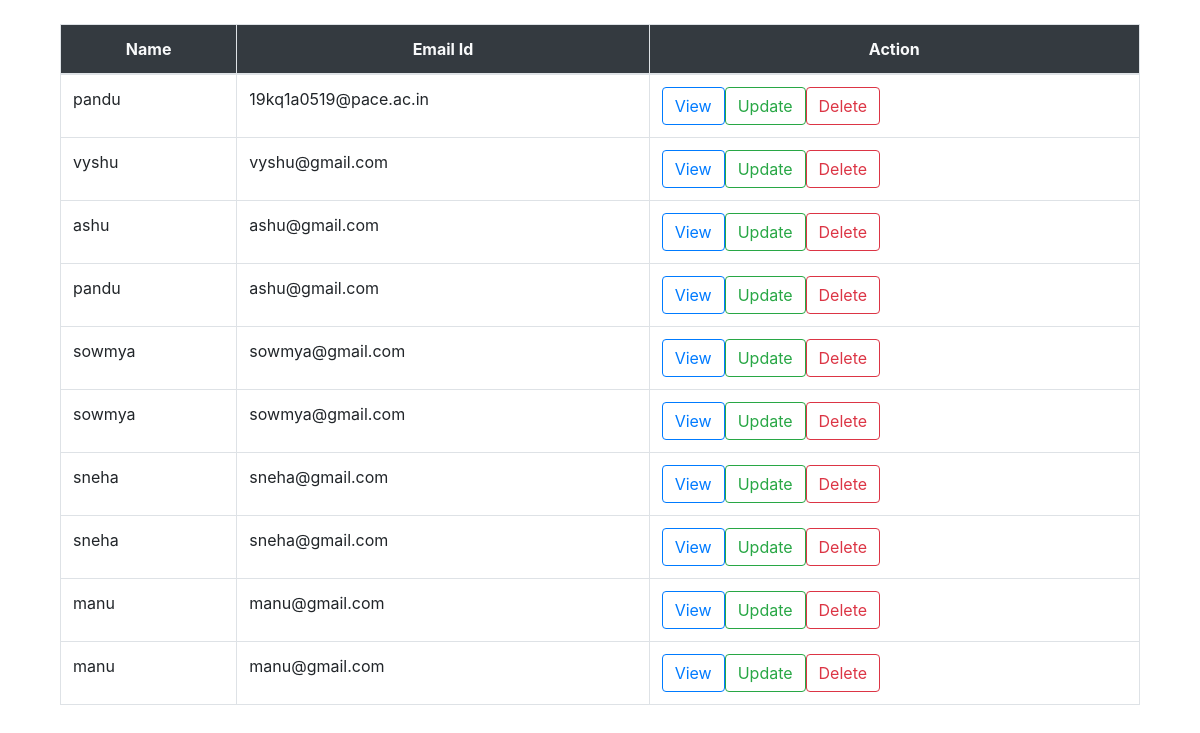
Screenshot of /display1/ with the database file from the repository.
### FirstApp/models.py (models this page shows, shortened)
class Register(models.Model):
	name = models.CharField(max_length = 50)
	email = models.EmailField(max_length = 50)

### FirstApp/views.py (the view)
# urls.py: path('display1/',views.display1),
def display1(request):
	data = Register.objects.all()
	return render(request,"html/display1.html",{'data':data})

### FirstApp/templates/html/display1.html (shortened to what this page needs)
{% load static %}
<!DOCTYPE html>
<html>
<head>
<link rel="stylesheet" type="text/css" href="{% static 'css/bootstrap.min.css' %}">
<body>
	<div class="container mt-4">
		<div class="col-md">
			<table class="table table-bordered table-hover">
			<thead class="bg-dark text-center text-light">
				<th>Name</th>
				<th>Email Id</th>
				<th>Action</th>
			</thead>
			<tbody>
				{% for row in data %}
	            <tr>
	            	<td>{{row.name}}</td>
	            	<td>{{row.email}}</td>
	            	<td><a href="{% url 'sv' row.id %}" class="btn btn-outline-primary">View</a><a href="{% url 'sup' row.id %}" class="btn btn-outline-success">Update</a><a href="{% url 'sd' row.id %}" class="btn btn-outline-danger">Delete</a></td>
	            </tr>
	            {% endfor %}
			</tbody>
		</table>
	</div>
	</div>
</body>
</html>

### rows the page displays
Register: name "pandu", email "19kq1a0519@pace.ac.in"
Register: name "vyshu", email "vyshu@gmail.com"
Register: name "ashu", email "ashu@gmail.com"
Register: name "pandu", email "ashu@gmail.com"
Register: name "sowmya", email "sowmya@gmail.com"
Register: name "sowmya", email "sowmya@gmail.com"
Register: name "sneha", email "sneha@gmail.com"
Register: name "sneha", email "sneha@gmail.com"
Register: name "manu", email "manu@gmail.com"
Register: name "manu", email "manu@gmail.com"
